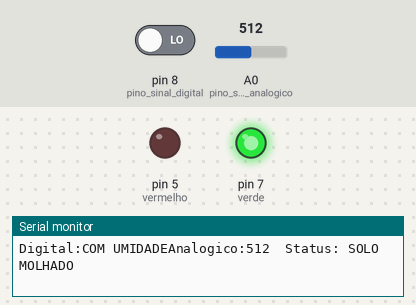
Bench run of a sketch on a simulated Arduino Uno, built with avr-gcc and run on an emulated ATmega328P. Parts: output pins drawn as LEDs (lit = HIGH), the last lines printed to the serial monitor. The inputs (shaded band) are chosen by the test bench; at power-on: A0 (pino_sinal_analogico) = 512, pin 8 (pino_sinal_digital) LOW.

Above: at 1.2 s.
1.3 s: A0 (pino_sinal_analogico) set to 684
2.8 s: A0 (pino_sinal_analogico) set to 715
At 3.4 s:
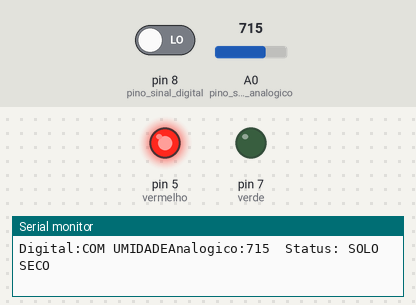
Timing chart, 0 to 5.8 s (numbered marks = the images above; inputs shaded):
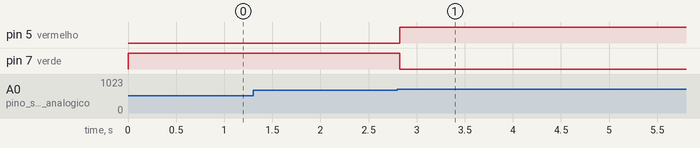

The sketch:

primeiro_projeto_LED.ino
```cpp
#define pino_sinal_analogico A0
#define pino_sinal_digital 8
#define vermelho 5
#define verde 7
int valor_analogico;
void setup() {
  Serial.begin(9600);
  pinMode(pino_sinal_digital, INPUT);
  pinMode(vermelho, OUTPUT);
  pinMode(verde, OUTPUT);

}
void loop() {
Serial.print("Digital:");
//SOLO UMIDO LED VERDE
if (digitalRead(pino_sinal_digital)){
     Serial.print("SEM UMIDADE");
     Serial.print(" ");
} else{
  Serial.print("COM UMIDADE");
  }
  Serial.print("Analogico:");
  Serial.print(analogRead(pino_sinal_analogico));
    Serial.print(" ");
  Serial.print(" Status: ");
  //LEDS ACESOS
   if (analogRead(pino_sinal_analogico) > 700) {
    Serial.println("SOLO SECO");
  apagaleds();
  digitalWrite(vermelho, HIGH);
    }else {
    Serial.println("SOLO MOLHADO");
    apagaleds();
    digitalWrite(verde, HIGH);

    }
  delay(100);
       }

  void apagaleds()
   {
    digitalWrite(vermelho, LOW);
    digitalWrite(verde, LOW);
   }
  // put your main code here, to run repeatedly:
```

Measured:
- the behaviour switches between 700 and 701 on A0 (pino_sinal_analogico) (found by bisection; images 0 and 1)
- after the input at 2.8 s, pin 5 (vermelho): LOW → HIGH at once; pin 7 (verde): HIGH → LOW at once
